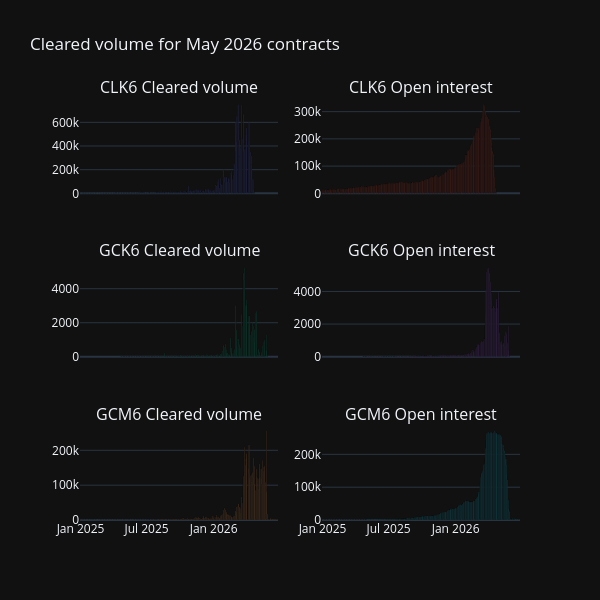

Here is the notebook cell this chart was saved with:
### Markdown cell above
(Hard to see, I know. Zooming will help.)

### Code cell
plot_df = stats.reset_index()
plot_groups = plot_df.groupby("Symbol")

x_col = "Trade date"
plot_cols = ["Cleared volume", "Open interest"]
symbols = list(plot_groups.groups.keys())
subplot_titles = [f"{symbol} {col}" for symbol in symbols for col in plot_cols]

fig = make_subplots(
    rows=len(symbols),
    cols=2,
    shared_xaxes="all",
    subplot_titles=subplot_titles,
)

for i, symbol in enumerate(symbols):
    df = plot_groups.get_group(symbol)
    fig.add_trace(
        go.Bar(
            x=df[x_col],
            y=df[plot_cols[0]],
        ),
        row=i + 1,
        col=1,
    )
    fig.add_trace(
        go.Bar(
            x=df[x_col],
            y=df[plot_cols[1]],
        ),
        row=i + 1,
        col=2,
    )

fig.update_layout(
    height=600,
    width=600,
    title_text=f"Cleared volume for {current_crude_and_gold_month} contracts",
    showlegend=False,
)
fig.show()

### Figure 1 — Plotly figure (JSON) as saved in the notebook; plotly's stock layout.template omitted (floating-point values rounded to 4 significant figures; data arrays with more than 128 entries replaced by an {"elided": "..."} marker saying what was removed)
{"data": [{"type": "bar", "x": {"elided": "334 str values"}, "xaxis": "x", "y": {"elided": "334 float values"}, "yaxis": "y"}, {"type": "bar", "x": {"elided": "334 str values"}, "xaxis": "x2", "y": {"elided": "334 float values"}, "yaxis": "y2"}, {"type": "bar", "x": {"elided": "332 str values"}, "xaxis": "x3", "y": {"elided": "332 float values"}, "yaxis": "y3"}, {"type": "bar", "x": {"elided": "332 str values"}, "xaxis": "x4", "y": {"elided": "332 float values"}, "yaxis": "y4"}, {"type": "bar", "x": {"elided": "379 str values"}, "xaxis": "x5", "y": {"elided": "379 float values"}, "yaxis": "y5"}, {"type": "bar", "x": {"elided": "379 str values"}, "xaxis": "x6", "y": {"elided": "379 float values"}, "yaxis": "y6"}], "layout": {"annotations": [{"font": {"size": 16}, "showarrow": false, "text": "CLK6 Cleared volume", "x": 0.225, "xanchor": "center", "xref": "paper", "y": 1.0, "yanchor": "bottom", "yref": "paper"}, {"font": {"size": 16}, "showarrow": false, "text": "CLK6 Open interest", "x": 0.775, "xanchor": "center", "xref": "paper", "y": 1.0, "yanchor": "bottom", "yref": "paper"}, {"font": {"size": 16}, "showarrow": false, "text": "GCK6 Cleared volume", "x": 0.225, "xanchor": "center", "xref": "paper", "y": 0.6111, "yanchor": "bottom", "yref": "paper"}, {"font": {"size": 16}, "showarrow": false, "text": "GCK6 Open interest", "x": 0.775, "xanchor": "center", "xref": "paper", "y": 0.6111, "yanchor": "bottom", "yref": "paper"}, {"font": {"size": 16}, "showarrow": false, "text": "GCM6 Cleared volume", "x": 0.225, "xanchor": "center", "xref": "paper", "y": 0.2222, "yanchor": "bottom", "yref": "paper"}, {"font": {"size": 16}, "showarrow": false, "text": "GCM6 Open interest", "x": 0.775, "xanchor": "center", "xref": "paper", "y": 0.2222, "yanchor": "bottom", "yref": "paper"}], "height": 600, "showlegend": false, "title": {"text": "Cleared volume for May 2026 contracts"}, "width": 600, "xaxis": {"anchor": "y", "domain": [0.0, 0.45], "matches": "x5", "showticklabels": false}, "xaxis2": {"anchor": "y2", "domain": [0.55, 1.0], "matches": "x5", "showticklabels": false}, "xaxis3": {"anchor": "y3", "domain": [0.0, 0.45], "matches": "x5", "showticklabels": false}, "xaxis4": {"anchor": "y4", "domain": [0.55, 1.0], "matches": "x5", "showticklabels": false}, "xaxis5": {"anchor": "y5", "domain": [0.0, 0.45]}, "xaxis6": {"anchor": "y6", "domain": [0.55, 1.0], "matches": "x5"}, "yaxis": {"anchor": "x", "domain": [0.7778, 1.0]}, "yaxis2": {"anchor": "x2", "domain": [0.7778, 1.0]}, "yaxis3": {"anchor": "x3", "domain": [0.3889, 0.6111]}, "yaxis4": {"anchor": "x4", "domain": [0.3889, 0.6111]}, "yaxis5": {"anchor": "x5", "domain": [0.0, 0.2222]}, "yaxis6": {"anchor": "x6", "domain": [0.0, 0.2222]}}}
